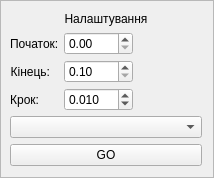
<?xml version="1.0" encoding="UTF-8"?>
<ui version="4.0">
 <class>IntergrationSettingFrame</class>
 <widget class="QFrame" name="IntergrationSettingFrame">
  <property name="geometry">
   <rect>
    <x>0</x>
    <y>0</y>
    <width>214</width>
    <height>166</height>
   </rect>
  </property>
  <property name="maximumSize">
   <size>
    <width>214</width>
    <height>166</height>
   </size>
  </property>
  <property name="windowTitle">
   <string>Frame</string>
  </property>
  <property name="frameShape">
   <enum>QFrame::StyledPanel</enum>
  </property>
  <property name="frameShadow">
   <enum>QFrame::Raised</enum>
  </property>
  <layout class="QVBoxLayout" name="verticalLayout">
   <property name="leftMargin">
    <number>9</number>
   </property>
   <item>
    <widget class="QLabel" name="label">
     <property name="font">
      <font>
       <pointsize>9</pointsize>
      </font>
     </property>
     <property name="text">
      <string>Налаштування</string>
     </property>
     <property name="scaledContents">
      <bool>false</bool>
     </property>
     <property name="alignment">
      <set>Qt::AlignCenter</set>
     </property>
     <property name="wordWrap">
      <bool>false</bool>
     </property>
    </widget>
   </item>
   <item>
    <layout class="QFormLayout" name="formLayout">
     <property name="rowWrapPolicy">
      <enum>QFormLayout::DontWrapRows</enum>
     </property>
     <property name="horizontalSpacing">
      <number>5</number>
     </property>
     <property name="verticalSpacing">
      <number>5</number>
     </property>
     <item row="0" column="0">
      <widget class="QLabel" name="labelStart">
       <property name="text">
        <string>Початок:</string>
       </property>
       <property name="alignment">
        <set>Qt::AlignJustify|Qt::AlignVCenter</set>
       </property>
      </widget>
     </item>
     <item row="0" column="1">
      <widget class="QDoubleSpinBox" name="dsbStart">
       <property name="maximumSize">
        <size>
         <width>69</width>
         <height>16777215</height>
        </size>
       </property>
       <property name="maximum">
        <double>1000.000000000000000</double>
       </property>
       <property name="singleStep">
        <double>0.100000000000000</double>
       </property>
      </widget>
     </item>
     <item row="1" column="0">
      <widget class="QLabel" name="labelEnd">
       <property name="text">
        <string>Кінець:</string>
       </property>
       <property name="alignment">
        <set>Qt::AlignRight|Qt::AlignTrailing|Qt::AlignVCenter</set>
       </property>
      </widget>
     </item>
     <item row="1" column="1">
      <widget class="QDoubleSpinBox" name="dsbEnd">
       <property name="maximumSize">
        <size>
         <width>69</width>
         <height>16777215</height>
        </size>
       </property>
       <property name="prefix">
        <string/>
       </property>
       <property name="suffix">
        <string/>
       </property>
       <property name="minimum">
        <double>0.100000000000000</double>
       </property>
       <property name="maximum">
        <double>1000.100000000000023</double>
       </property>
       <property name="singleStep">
        <double>0.100000000000000</double>
       </property>
       <property name="value">
        <double>0.100000000000000</double>
       </property>
      </widget>
     </item>
     <item row="2" column="0">
      <widget class="QLabel" name="labelStep">
       <property name="text">
        <string>Крок:</string>
       </property>
       <property name="alignment">
        <set>Qt::AlignRight|Qt::AlignTrailing|Qt::AlignVCenter</set>
       </property>
      </widget>
     </item>
     <item row="2" column="1">
      <widget class="QDoubleSpinBox" name="dsbStep">
       <property name="maximumSize">
        <size>
         <width>69</width>
         <height>16777215</height>
        </size>
       </property>
       <property name="decimals">
        <number>3</number>
       </property>
       <property name="singleStep">
        <double>0.010000000000000</double>
       </property>
       <property name="value">
        <double>0.010000000000000</double>
       </property>
      </widget>
     </item>
     <item row="3" column="0" colspan="2">
      <widget class="QComboBox" name="cbModel">
       <property name="toolTip">
        <string>Модель</string>
       </property>
       <property name="insertPolicy">
        <enum>QComboBox::InsertAtBottom</enum>
       </property>
       <property name="sizeAdjustPolicy">
        <enum>QComboBox::AdjustToContentsOnFirstShow</enum>
       </property>
       <property name="minimumContentsLength">
        <number>0</number>
       </property>
       <property name="frame">
        <bool>true</bool>
       </property>
      </widget>
     </item>
    </layout>
   </item>
   <item>
    <widget class="QPushButton" name="pushSolve">
     <property name="text">
      <string>GO</string>
     </property>
     <property name="autoRepeat">
      <bool>false</bool>
     </property>
     <property name="autoDefault">
      <bool>false</bool>
     </property>
     <property name="default">
      <bool>false</bool>
     </property>
     <property name="flat">
      <bool>false</bool>
     </property>
    </widget>
   </item>
  </layout>
 </widget>
 <resources/>
 <connections/>
</ui>
